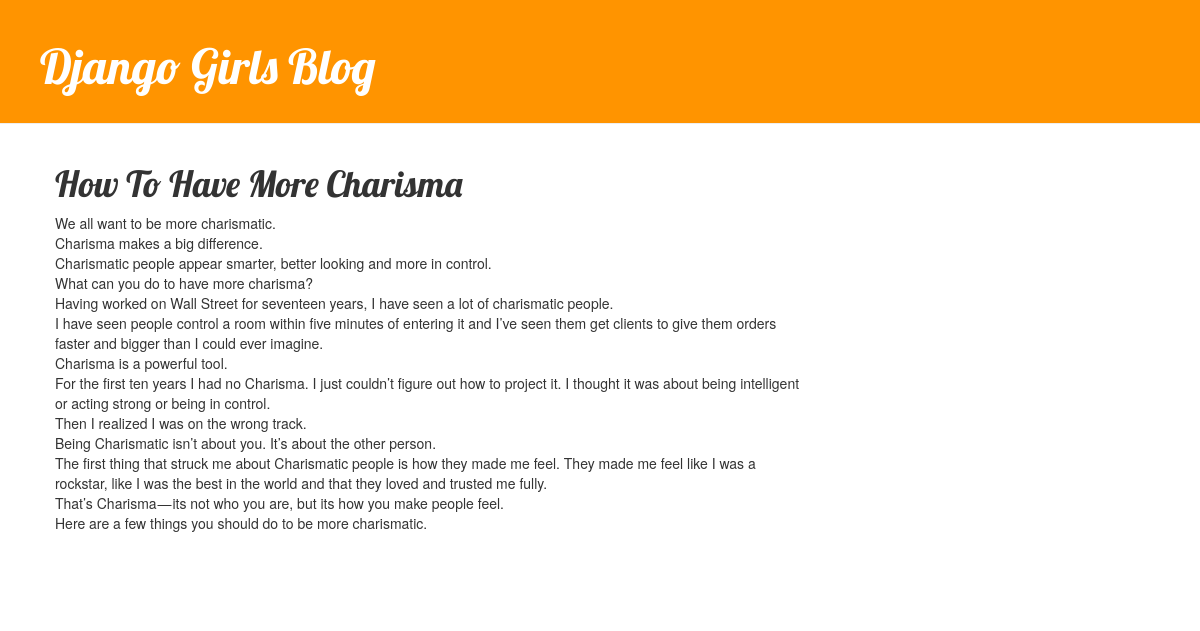
Page /post/4/ on the earlier database version.
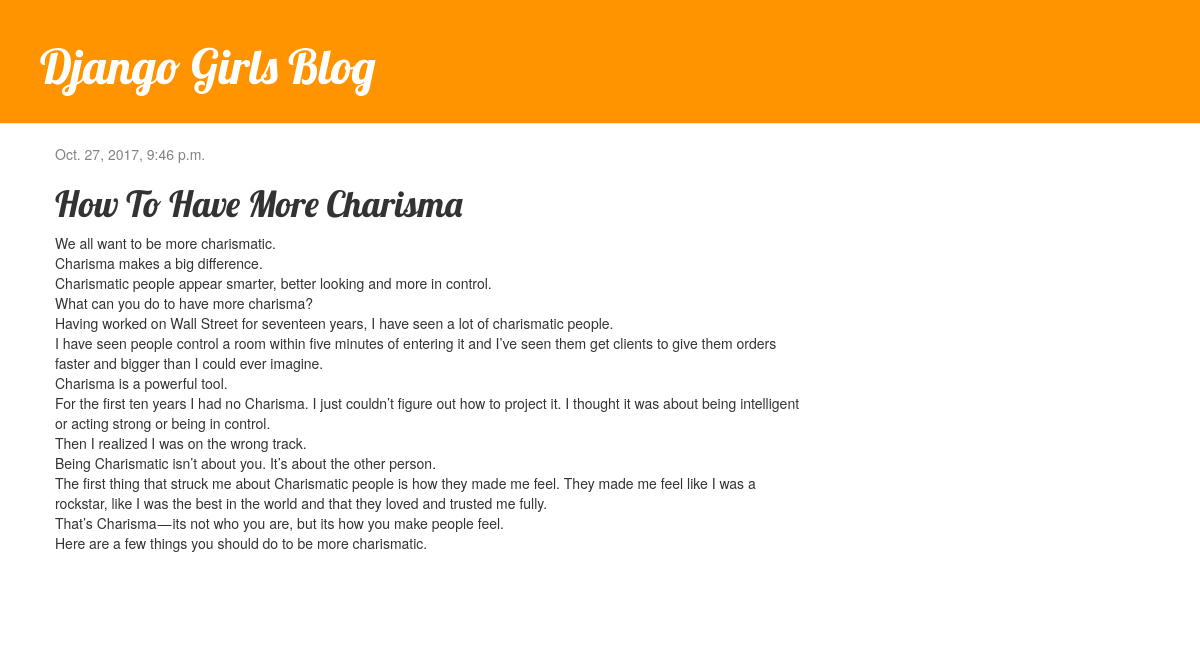
Same page on the later database version.
### blog/models.py (models this page shows, shortened)
class Post(models.Model):
    author = models.ForeignKey('auth.User')
    title = models.CharField(max_length=200)
    text = models.TextField()
    created_date = models.DateTimeField(
            default=timezone.now)
    published_date = models.DateTimeField(
            blank=True, null=True)

### blog/views.py (the view)
# urls.py: url(r'^post/(?P<pk>\d+)/$', views.post_detail, name='post_detail'),
def post_detail(request, pk):
    post = get_object_or_404(Post, pk=pk)
    return render(request, 'blog/post_detail.html', {'post': post})

### blog/templates/blog/post_detail.html (shortened to what this page needs)
{% extends 'blog/base.html' %}
{% block content %}
    <div class="post">
        {% if post.published_date %}
            <div class="date">
                {{ post.published_date }}
            </div>
        {% endif %}
        <h1>{{ post.title }}</h1>
        <p>{{ post.text|linebreaksbr }}</p>
    </div>
{% endblock %}

### blog/templates/blog/base.html (shortened to what this page needs)
{% load staticfiles %}
<html>
    <head>
        <link rel="stylesheet" href="//maxcdn.bootstrapcdn.com/bootstrap/3.2.0/css/bootstrap.min.css">
        <link rel="stylesheet" href="//maxcdn.bootstrapcdn.com/bootstrap/3.2.0/css/bootstrap-theme.min.css">
        <link rel="stylesheet" href="{% static 'css/blog.css' %}">
    </head>
    <body>
        <div class="page-header">
            <h1><a href="/">Django Girls Blog</a></h1>
        </div>
        <div class="content container">
            <div class="row">
                <div class="col-md-8">
                    {% block content %}
                    {% endblock %}
                </div>
            </div>
        </div>
    </body>
</html>

### blog/static/css/blog.css (style rules this page uses)
.page-header { background-color: #ff9400; margin-top: 0; padding: 20px 20px 20px 40px; }
.page-header h1, .page-header h1 a, .page-header h1 a:visited, .page-header h1 a:active { color: #ffffff; font-size: 36pt; text-decoration: none; }
.content { margin-left: 40px; }
h1, h2, h3, h4 { font-family: 'Lobster', cursive; }
.date { color: #828282; }
.post { margin-bottom: 70px; }

Differences in the rows shown:
changed Post "How To Have More Charisma": published_date (not shown) → "Oct. 27, 2017, 9:46 p.m."
